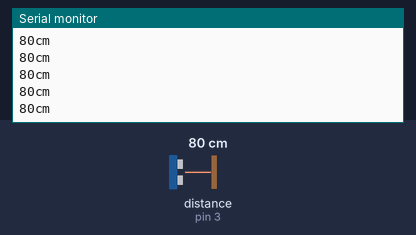
The sketch below on a simulated Arduino Nano, built with avr-gcc and run on an emulated ATmega328P. On the bench: the last lines printed to the serial monitor. The test bench sets the inputs (shaded band); at power-on: distance to the obstacle (sensor on pin 3) 80 cm. The echo pulse lasts 58.3 µs per cm.

Above: at 1.2 s.
1.3 s: distance to the obstacle (sensor on pin 3) set to 2 cm
At 2.3 s:
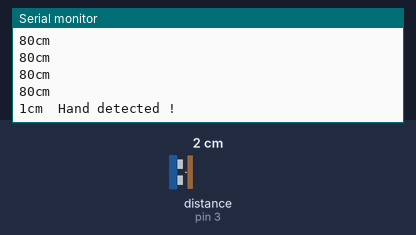
3.0 s: distance to the obstacle (sensor on pin 3) set to 4 cm
At 5.4 s:
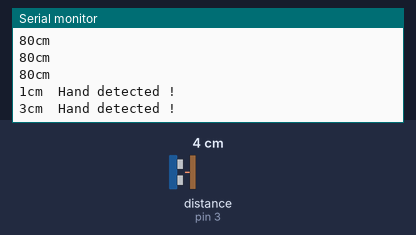

Measured:
- after the input at 1.3 s, the serial monitor: prints a new line after 0.23 s (image 1)
- after the input at 3.0 s, the serial monitor: prints a new line after 1.8 s (image 2)

The sketch:

HSD.ino
```cpp
#define IS_ATTINY
// comment above if you are using Nano

#define DEBUG
// comment above if you dont want print on serial monitor

#ifdef IS_ATTINY // for attiny
  byte trigPin = 1; //  pin P1
  byte echoPin = 3; // Pin P3
  byte pump = 0;  // Pin P0
#endif

#ifndef IS_ATTINY // for nano
  byte trigPin = 5;
  byte echoPin = 7;
  byte pump = 2;
#endif


byte limit = 5; // change it if needed
int del = 3000; // how long pump should ON
long duration, cm, inches;


void setup() {
  #ifdef DEBUG
  Serial.begin (9600);
  #endif
  pinMode(trigPin, OUTPUT);
  pinMode(echoPin, INPUT);
  pinMode(pump,OUTPUT);
  digitalWrite(pump,HIGH);

}

void loop() {
  digitalWrite(trigPin, LOW);
  delayMicroseconds(5);
  digitalWrite(trigPin, HIGH);
  delayMicroseconds(10);
  digitalWrite(trigPin, LOW);

  pinMode(echoPin, INPUT);
  duration = pulseIn(echoPin, HIGH);

  cm = (duration / 2) / 29.1;

  #ifdef DEBUG
    Serial.print(cm);
    Serial.print("cm\t");
  #endif

  delay(250);

  if (cm <= limit) {
    #ifdef DEBUG
      Serial.print("Hand detected !");
    #endif

    digitalWrite(pump,LOW); // tip32 is pnp so complient value should be used
    delay(del);
    digitalWrite(pump,HIGH);
  }
  Serial.print("\n");

}
```
